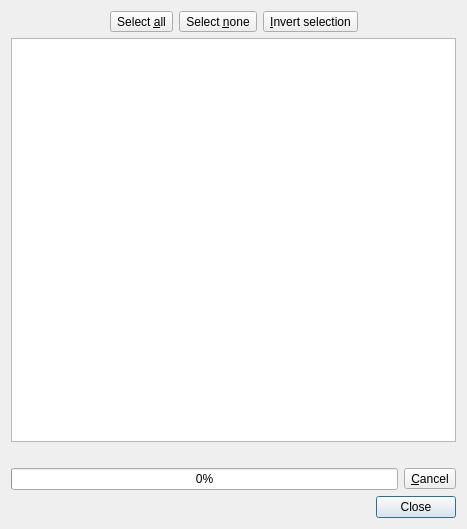
<?xml version="1.0" encoding="UTF-8"?>
<ui version="4.0">
 <class>Dialog</class>
 <widget class="QDialog" name="Dialog">
  <property name="windowModality">
   <enum>Qt::ApplicationModal</enum>
  </property>
  <property name="geometry">
   <rect>
    <x>0</x>
    <y>0</y>
    <width>467</width>
    <height>529</height>
   </rect>
  </property>
  <property name="windowTitle">
   <string>Download databases</string>
  </property>
  <layout class="QVBoxLayout" name="verticalLayout">
   <item>
    <layout class="QHBoxLayout" name="horizontalLayout">
     <item>
      <spacer name="horizontalSpacer">
       <property name="orientation">
        <enum>Qt::Horizontal</enum>
       </property>
       <property name="sizeHint" stdset="0">
        <size>
         <width>40</width>
         <height>20</height>
        </size>
       </property>
      </spacer>
     </item>
     <item>
      <widget class="QToolButton" name="btSelectAll">
       <property name="toolTip">
        <string>Select all items</string>
       </property>
       <property name="text">
        <string>Select &amp;all</string>
       </property>
       <property name="icon">
        <iconset resource="ui.qrc">
         <normaloff>:/icons/images/select-all.svg</normaloff>:/icons/images/select-all.svg</iconset>
       </property>
      </widget>
     </item>
     <item>
      <widget class="QToolButton" name="btSelectNone">
       <property name="toolTip">
        <string>Select nothing</string>
       </property>
       <property name="text">
        <string>Select &amp;none</string>
       </property>
       <property name="icon">
        <iconset resource="ui.qrc">
         <normaloff>:/icons/images/select-none.svg</normaloff>:/icons/images/select-none.svg</iconset>
       </property>
      </widget>
     </item>
     <item>
      <widget class="QToolButton" name="btSelectInvert">
       <property name="toolTip">
        <string>Invert selection</string>
       </property>
       <property name="text">
        <string>&amp;Invert selection</string>
       </property>
       <property name="icon">
        <iconset resource="ui.qrc">
         <normaloff>:/icons/images/select-invert.svg</normaloff>:/icons/images/select-invert.svg</iconset>
       </property>
      </widget>
     </item>
     <item>
      <spacer name="horizontalSpacer_2">
       <property name="orientation">
        <enum>Qt::Horizontal</enum>
       </property>
       <property name="sizeHint" stdset="0">
        <size>
         <width>40</width>
         <height>20</height>
        </size>
       </property>
      </spacer>
     </item>
    </layout>
   </item>
   <item>
    <widget class="QListWidget" name="lstDatabases"/>
   </item>
   <item>
    <widget class="QLabel" name="labelDesc">
     <property name="text">
      <string/>
     </property>
     <property name="textFormat">
      <enum>Qt::RichText</enum>
     </property>
     <property name="wordWrap">
      <bool>true</bool>
     </property>
     <property name="openExternalLinks">
      <bool>true</bool>
     </property>
    </widget>
   </item>
   <item>
    <widget class="QWidget" name="widgetProgress" native="true">
     <layout class="QHBoxLayout" name="layoutProgress">
      <property name="leftMargin">
       <number>0</number>
      </property>
      <property name="topMargin">
       <number>0</number>
      </property>
      <property name="rightMargin">
       <number>0</number>
      </property>
      <property name="bottomMargin">
       <number>0</number>
      </property>
      <item>
       <widget class="QProgressBar" name="progressBar">
        <property name="value">
         <number>0</number>
        </property>
        <property name="alignment">
         <set>Qt::AlignCenter</set>
        </property>
       </widget>
      </item>
      <item>
       <widget class="QToolButton" name="btCancelProcess">
        <property name="text">
         <string>&amp;Cancel</string>
        </property>
        <property name="icon">
         <iconset resource="ui.qrc">
          <normaloff>:/icons/images/cancel.svg</normaloff>:/icons/images/cancel.svg</iconset>
        </property>
       </widget>
      </item>
     </layout>
    </widget>
   </item>
   <item>
    <widget class="QDialogButtonBox" name="buttonBox">
     <property name="orientation">
      <enum>Qt::Horizontal</enum>
     </property>
     <property name="standardButtons">
      <set>QDialogButtonBox::Close</set>
     </property>
    </widget>
   </item>
  </layout>
 </widget>
 <resources>
  <include location="ui.qrc"/>
 </resources>
 <connections>
  <connection>
   <sender>buttonBox</sender>
   <signal>accepted()</signal>
   <receiver>Dialog</receiver>
   <slot>accept()</slot>
   <hints>
    <hint type="sourcelabel">
     <x>248</x>
     <y>254</y>
    </hint>
    <hint type="destinationlabel">
     <x>157</x>
     <y>274</y>
    </hint>
   </hints>
  </connection>
  <connection>
   <sender>buttonBox</sender>
   <signal>rejected()</signal>
   <receiver>Dialog</receiver>
   <slot>reject()</slot>
   <hints>
    <hint type="sourcelabel">
     <x>316</x>
     <y>260</y>
    </hint>
    <hint type="destinationlabel">
     <x>286</x>
     <y>274</y>
    </hint>
   </hints>
  </connection>
 </connections>
</ui>
